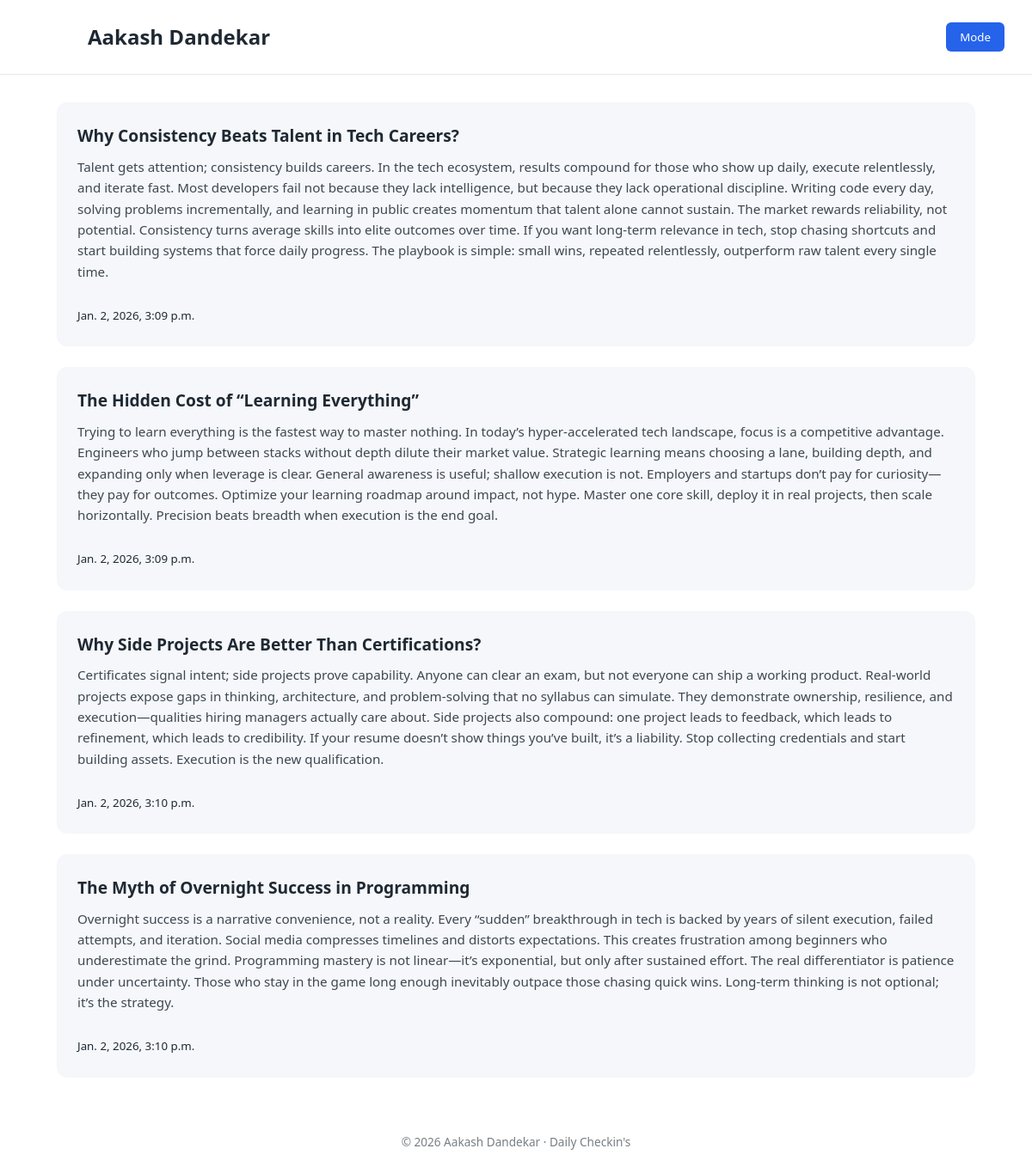
The page / on the database its author committed.
### Blog/models.py (models this page shows, shortened)
class Post(models.Model):
    title = models.CharField(max_length=100)
    content = models.TextField()
    createdAt = models.DateTimeField(auto_now_add=True)

### Blog/views.py (the view)
# urls.py: path('', views.home, name="home"),
def home(request):
    return render(request, 'index.html', {"data": Post.objects.all().order_by('createdAt')})

### Blog/templates/index.html (shortened to what this page needs)
<!DOCTYPE html>
<html lang="en">
<head>
</head>
<body>
    <header>
        <h1>Aakash Dandekar</h1>
        <button onclick="toggleTheme()" id="mode">Mode</button>
    </header>
    <main>
        <section class="grid">
            {% for post in data %}
                <article class="card">
                    <h2>{{ post.title }}</h2>
                    <p>{{ post.content }}</p><br>
                    <small>{{ post.createdAt }}</small>
                </article>
            {% endfor %}
        </section>
    </main>
    <footer>
        &copy; 2026 Aakash Dandekar · Daily Checkin's
    </footer>
</body>
</html>

### Blog/templates/index.html (style rules this page uses)
:root { --bg: #ffffff; --text: #1f2933; --card: #f5f7fa; --accent: #2563eb; }
* { margin: 0; padding: 0; box-sizing: border-box; font-family: system-ui, sans-serif; }
body { background: var(--bg); color: var(--text); line-height: 1.6; }
header { padding: 1.5rem 2rem; display: flex; justify-content: space-between; align-items: center; border-bottom: 1px solid #e5e7eb; }
header h1 { font-size: 1.5rem; font-weight: 700; padding-left: 70px; }
header button { background: var(--accent); color: white; border: none; padding: 0.5rem 1rem; border-radius: 6px; cursor: pointer; }
main { max-width: 1100px; margin: 2rem auto; padding: 0 1rem; }
.grid { display: grid; grid-template-columns: repeat(auto-fit, 1fr); gap: 1.5rem; }
.card { background: var(--card); padding: 1.5rem; border-radius: 12px; transition: transform 0.2s ease; }
.card h2 { font-size: 1.2rem; margin-bottom: 0.5rem; }
.card p { font-size: 0.95rem; opacity: 0.85; }
footer { text-align: center; padding: 2rem 1rem; font-size: 0.85rem; opacity: 0.6; }

### rows shown on the page
Post: title "Why Consistency Beats Talent in Tech Careers?", content "Talent gets attention; consistency builds careers. In the tech ecosystem, results compound for those who show up daily, execute relentlessly, and iterate fast. Most developers fail not because they lack intelligence, but because they lack operational discipline. Writing code every day, solving problems incrementally, and learning in public creates momentum that talent alone cannot sustain. The market rewards reliability, not potential. Consistency turns average skills into elite outcomes over time. If you want long-term relevance in tech, stop chasing shortcuts and start building systems that force daily progress. The playbook is simple: small wins, repeated relentlessly, outperform raw…", createdAt "Jan. 2, 2026, 3:09 p.m."
Post: title "The Hidden Cost of “Learning Everything”", content "Trying to learn everything is the fastest way to master nothing. In today’s hyper-accelerated tech landscape, focus is a competitive advantage. Engineers who jump between stacks without depth dilute their market value. Strategic learning means choosing a lane, building depth, and expanding only when leverage is clear. General awareness is useful; shallow execution is not. Employers and startups don’t pay for curiosity—they pay for outcomes. Optimize your learning roadmap around impact, not hype. Master one core skill, deploy it in real projects, then scale horizontally. Precision beats breadth when execution is the end goal.", createdAt "Jan. 2, 2026, 3:09 p.m."
Post: title "Why Side Projects Are Better Than Certifications?", content "Certificates signal intent; side projects prove capability. Anyone can clear an exam, but not everyone can ship a working product. Real-world projects expose gaps in thinking, architecture, and problem-solving that no syllabus can simulate. They demonstrate ownership, resilience, and execution—qualities hiring managers actually care about. Side projects also compound: one project leads to feedback, which leads to refinement, which leads to credibility. If your resume doesn’t show things you’ve built, it’s a liability. Stop collecting credentials and start building assets. Execution is the new qualification.", createdAt "Jan. 2, 2026, 3:10 p.m."
Post: title "The Myth of Overnight Success in Programming", content "Overnight success is a narrative convenience, not a reality. Every “sudden” breakthrough in tech is backed by years of silent execution, failed attempts, and iteration. Social media compresses timelines and distorts expectations. This creates frustration among beginners who underestimate the grind. Programming mastery is not linear—it’s exponential, but only after sustained effort. The real differentiator is patience under uncertainty. Those who stay in the game long enough inevitably outpace those chasing quick wins. Long-term thinking is not optional; it’s the strategy.", createdAt "Jan. 2, 2026, 3:10 p.m."
